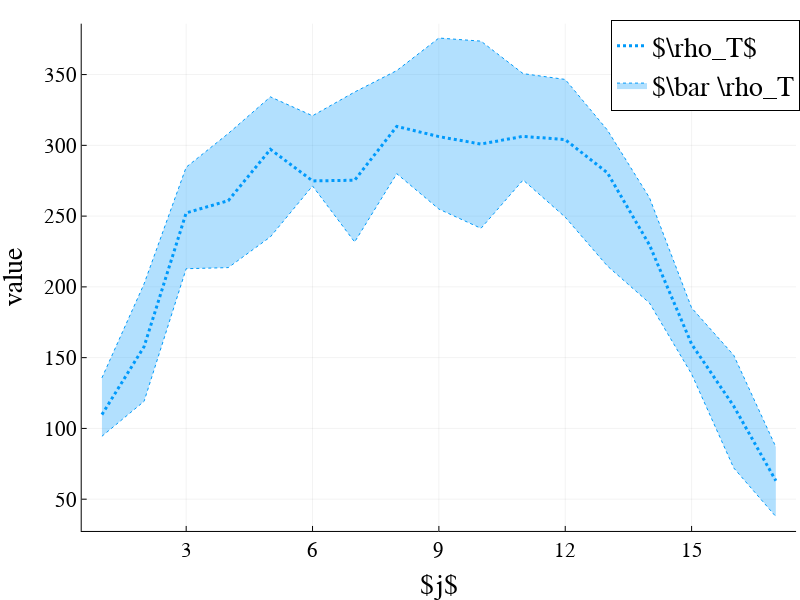

Here is the notebook cell this chart was saved with:
### Code cell
fig = generate_empty(cc.bool_use_html)
plot!(
    1:n, traj[end][1].y,
    labels=L"$\rho_T$",
    linestyle=:dot,
    color=series_color[1],
    linewidth=3,
)
plot!(
    1:n, data.traj_y_lb[:,end], fillrange=data.traj_y_ub[:,end],
    labels=L"$\bar \rho_T",
    fillalpha=0.3,
    linestyle=:dot,
    color=series_color[1],
)
fig

### Figure 1 — Plotly figure (JSON) as saved in the notebook; plotly's stock layout.template omitted (floating-point values rounded to 4 significant figures)
{"data": [{"colorbar": {"len": 0.9059, "title": "", "x": 0.9951, "y": 0.5405}, "legendgroup": "$\\rho_T$", "line": {"color": "rgba(0, 154, 250, 1.000)", "dash": "dot", "shape": "linear", "width": 3}, "mode": "lines", "name": "$\\rho_T$", "showlegend": true, "type": "scatter", "x": [1, 2, 3, 4, 5, 6, 7, 8, 9, 10, 11, 12, 13, 14, 15, 16, 17], "xaxis": "x", "y": [109.8, 157.7, 252.3, 260.9, 297.2, 274.9, 275.4, 313.4, 306.2, 300.9, 306.4, 304.0, 280.6, 229.6, 159.6, 115.7, 63.04], "yaxis": "y"}, {"colorbar": {"len": 0.9059, "title": "", "x": 0.9951, "y": 0.5405}, "legendgroup": "$\\bar \\rho_T", "line": {"color": "rgba(0, 154, 250, 1.000)", "dash": "dot", "shape": "linear", "width": 1}, "mode": "lines", "name": "$\\bar \\rho_T", "showlegend": false, "type": "scatter", "x": [1, 2, 3, 4, 5, 6, 7, 8, 9, 10, 11, 12, 13, 14, 15, 16, 17], "xaxis": "x", "y": [135.7, 202.1, 284.6, 308.4, 334.3, 320.9, 337.7, 352.8, 375.8, 373.6, 350.7, 346.6, 310.8, 263, 185.2, 151.7, 86.89], "yaxis": "y"}, {"colorbar": {"len": 0.9059, "title": "", "x": 0.9951, "y": 0.5405}, "fill": "tonexty", "fillcolor": "rgba(0, 154, 250, 0.300)", "legendgroup": "$\\bar \\rho_T", "line": {"color": "rgba(0, 154, 250, 1.000)", "dash": "dot", "shape": "linear", "width": 1}, "mode": "lines", "name": "$\\bar \\rho_T", "showlegend": true, "type": "scatter", "x": [1, 2, 3, 4, 5, 6, 7, 8, 9, 10, 11, 12, 13, 14, 15, 16, 17], "xaxis": "x", "y": [94.47, 119.1, 212.8, 213.6, 235.3, 271.3, 231.7, 280.0, 255.0, 241.4, 275.5, 249.2, 214.8, 188.6, 138.4, 72.09, 37.71], "yaxis": "y"}], "layout": {"annotations": [], "height": 600, "include_mathjax": "cdn", "legend": {"bgcolor": "rgba(255, 255, 255, 1.000)", "bordercolor": "rgba(0, 0, 0, 1.000)", "borderwidth": 1, "font": {"color": "rgba(0, 0, 0, 1.000)", "family": "sans-serif", "size": 28}, "title": {"font": {"color": "rgba(0, 0, 0, 1.000)", "family": "sans-serif", "size": 15}, "text": ""}, "tracegroupgap": 0, "traceorder": "normal", "x": 1, "xanchor": "right", "y": 1, "yanchor": "top"}, "margin": {"b": 20, "l": 0, "r": 0, "t": 20}, "paper_bgcolor": "rgba(255, 255, 255, 1.000)", "plot_bgcolor": "rgba(255, 255, 255, 1.000)", "showlegend": true, "width": 800, "xaxis": {"anchor": "y", "domain": [0.1021, 0.9951], "gridcolor": "rgba(0, 0, 0, 0.100)", "gridwidth": 0.5, "linecolor": "rgba(0, 0, 0, 1.000)", "mirror": false, "range": [0.52, 17.48], "showgrid": true, "showline": true, "showticklabels": true, "tickangle": 0, "tickcolor": "rgb(0, 0, 0)", "tickfont": {"color": "rgba(0, 0, 0, 1.000)", "family": "sans-serif", "size": 21}, "tickmode": "array", "ticks": "inside", "ticktext": ["3", "6", "9", "12", "15"], "tickvals": [3, 6, 9, 12, 15], "title": "$j$", "titlefont": {"color": "rgba(0, 0, 0, 1.000)", "family": "sans-serif", "size": 28}, "type": "-", "visible": true, "zeroline": false, "zerolinecolor": "rgba(0, 0, 0, 1.000)"}, "yaxis": {"anchor": "x", "domain": [0.08758, 0.9934], "gridcolor": "rgba(0, 0, 0, 0.100)", "gridwidth": 0.5, "linecolor": "rgba(0, 0, 0, 1.000)", "mirror": false, "range": [27.56, 386.0], "showgrid": true, "showline": true, "showticklabels": true, "tickangle": 0, "tickcolor": "rgb(0, 0, 0)", "tickfont": {"color": "rgba(0, 0, 0, 1.000)", "family": "sans-serif", "size": 21}, "tickmode": "array", "ticks": "inside", "ticktext": ["50", "100", "150", "200", "250", "300", "350"], "tickvals": [50, 100, 150, 200, 250, 300, 350], "title": "value", "titlefont": {"color": "rgba(0, 0, 0, 1.000)", "family": "sans-serif", "size": 28}, "type": "-", "visible": true, "zeroline": false, "zerolinecolor": "rgba(0, 0, 0, 1.000)"}}}
